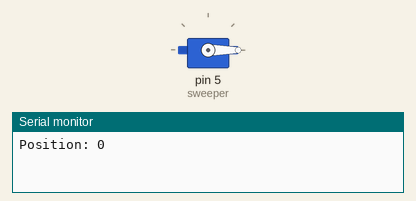
Recording of a sketch running on a simulated Arduino Uno, built with avr-gcc and run on an emulated ATmega328P. Shown: servo, the last lines printed to the serial monitor.

Above: at 0.05 s.
At 2.4 s:
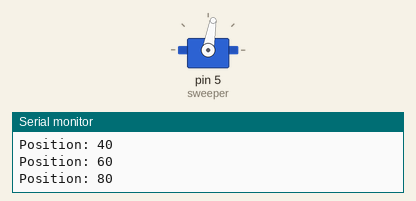
At 4.75 s:
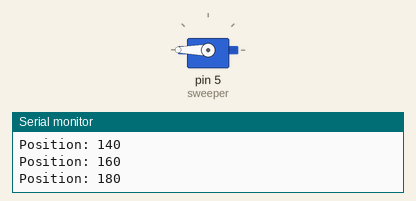
At 9.5 s:
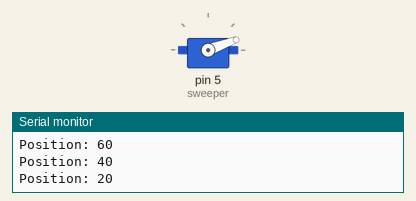
Timing chart, 0 to 13.0 s (numbered marks = the images above):
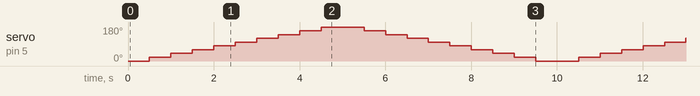

The sketch:

TestServo.ino
```cpp
#include <Servo.h>

Servo sweeper;  // create servo object to control a servo
int pos = 0;


void setup() {
  sweeper.attach(5);
  Serial.begin(9600);
}


// INCREMENTS 90 FUNCTION (0 to 90 to 180 and back)
void increments90() {
  sweeper.write(0);
  delay(1000);
  sweeper.write(90);
  delay(1000);
  sweeper.write(180);
  delay(1000);
  sweeper.write(90);
  delay(1000);
}


// SERVO SWEEP FUNCTIONS (0 to 180 and back)
// increment of 20 degrees
void sweep20() {
  // sweep motion from 0 to 180 degress
  for (pos = 0; pos <= 180; pos += 20) {
    sweeper.write(pos);              // tell servo to go to position in variable 'pos'
    Serial.print("Position: ");
    Serial.println(pos);
    delay(500);                       // waits half a second
  }
  // back from 180 degrees to 0
  for (pos = 180; pos >= 0; pos -= 20) {
    sweeper.write(pos);
    Serial.print("Position: ");
    Serial.println(pos);
    delay(500);
  }
}

// increment of 1 degree
void sweep1() {
  // sweep motion from 0 to 180 degress
  for (pos = 0; pos <= 180; pos += 1) {
    sweeper.write(pos);              // tell servo to go to position in variable 'pos'
    Serial.print("Position: ");
    Serial.println(pos);
    delay(500);                       // waits half a second
  }
  // back from 180 degrees to 0
  for (pos = 180; pos >= 0; pos -= 1) {
    sweeper.write(pos);
    Serial.print("Position: ");
    Serial.println(pos);
    delay(500);
  }
}

void loop() {
  sweep20();
}
```

Measured:
- by itself, servo on pin 5 (sweeper): repeats every 10.0 s: 40° 0.50 s, 60° 0.50 s, 80° 0.50 s, 100° 0.50 s, 120° 0.50 s, 140° 0.50 s, 160° 0.50 s, 180° 1.0 s, 160° 0.50 s, 140° 0.50 s, 120° 0.50 s, 100° 0.50 s, 80° 0.50 s, 60° 0.50 s, 40° 0.50 s, 20° 0.50 s, 0° 1.0 s, 20° 0.50 s
